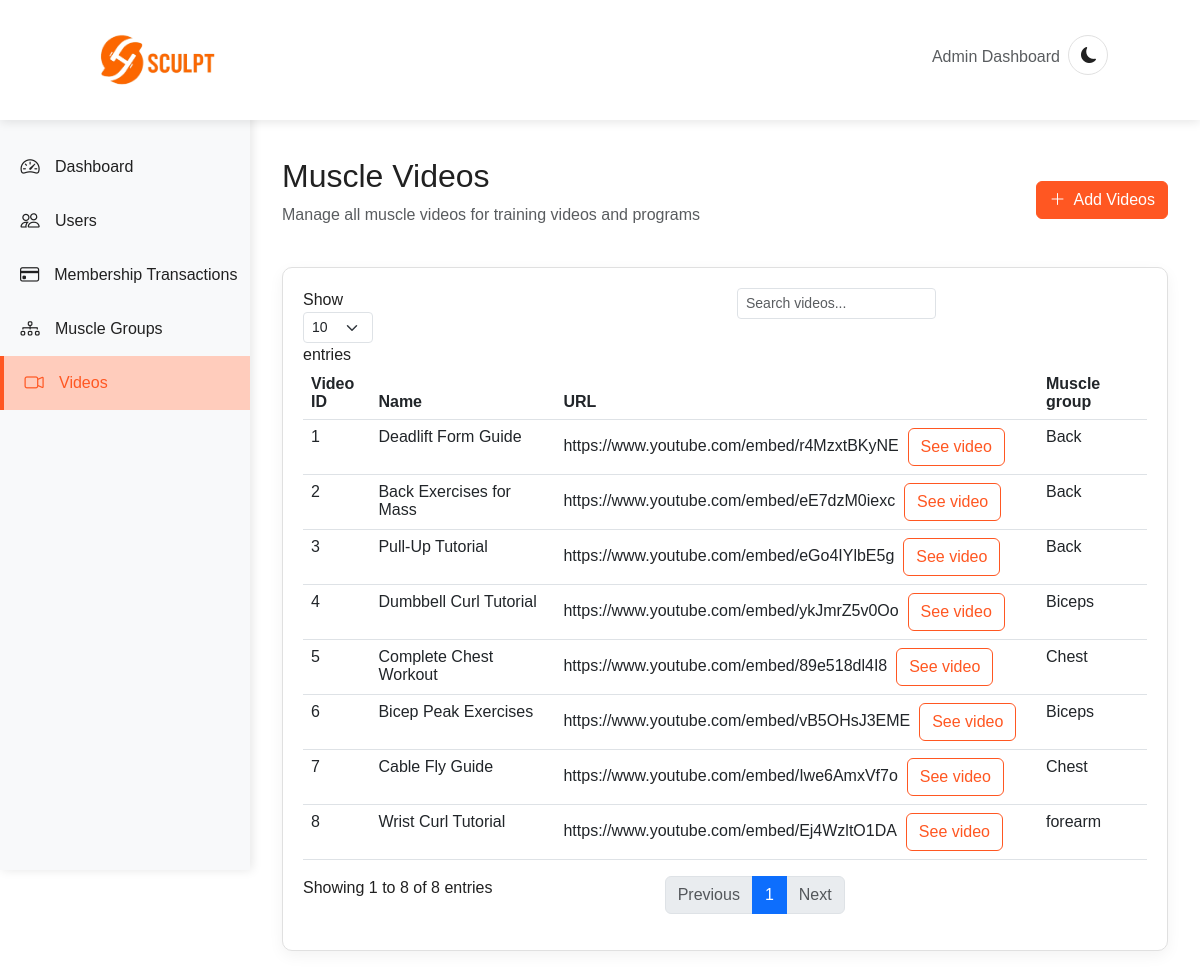
Screenshot of /admin_videos.php with the database file from the repository.
### tables this page shows
CREATE TABLE `muscle_videos` (
  `video_id` int(11) NOT NULL,
  `video_name` varchar(255) NOT NULL,
  `video_url` text NOT NULL,
  `muscle_group_id` int(11) NOT NULL
);

CREATE TABLE `muscle_group` (
  `muscle_id` int(11) NOT NULL,
  `muscle_name` varchar(255) NOT NULL,
  `muscle_desc` text NOT NULL,
  `muscle_image` varchar(255) NOT NULL
);

### admin_videos.php (the view, shortened to what this page needs)
<?php
include_once './db_connect.php';
$sql = "SELECT * FROM muscle_videos";
$vids = mysqli_query($conn, $sql);
?>
<html lang="en">
<head>
    <link href="https://cdn.jsdelivr.net/npm/bootstrap@5.3.0/dist/css/bootstrap.min.css" rel="stylesheet">
    <link rel="stylesheet" href="https://cdn.jsdelivr.net/npm/bootstrap-icons@1.10.0/font/bootstrap-icons.css">
    <link rel="stylesheet" href="./CSS/admin_dashboard.css">
</head>
<body class="light-mode">
    <div class="sidebar" id="sidebar">
        <ul class="sidebar-menu">
            <li class="sidebar-menu-item">
                <a href="./admin_dashboard.php" class="sidebar-menu-link">
                    <i class="bi bi-speedometer2 sidebar-menu-icon"></i>
                    <span class="sidebar-menu-text">Dashboard</span>
                </a>
            </li>
            <li class="sidebar-menu-item">
                <a href="./admin_users.php" class="sidebar-menu-link">
                    <i class="bi bi-people sidebar-menu-icon"></i>
                    <span class="sidebar-menu-text">Users</span>
                </a>
            </li>
            <li class="sidebar-menu-item">
                <a href="./admin_membership_transaction.php" class="sidebar-menu-link">
                    <i class="bi bi-credit-card sidebar-menu-icon"></i>
                    <span class="sidebar-menu-text">Membership Transactions</span>
                </a>
            </li>
            <li class="sidebar-menu-item">
                <a href="./admin_muscle.php" class="sidebar-menu-link">
                    <i class="bi bi-diagram-3 sidebar-menu-icon"></i>
                    <span class="sidebar-menu-text">Muscle Groups</span>
                </a>
            </li>
            <li class="sidebar-menu-item">
                <a href="#" class="sidebar-menu-link active">
                    <i class="bi bi-camera-video sidebar-menu-icon"></i>
                    <span class="sidebar-menu-text">Videos</span>
                </a>
            </li>
        </ul>
    </div>
    <nav class="navbar navbar-expand-lg fixed-top">
        <div class="container-fluid">
            <a class="navbar-brand ms-5 ps-4" href="#"><img src="./Images/loho.png" alt="logo" style="max-height: 10vh;"></a>
            <div style="display: flex; justify-content: space-between; align-self: center; min-width: 15vw; padding-right: 5rem;">
                <p class="text-muted" style="padding-top: 10px;">Admin Dashboard</p>
                <button id="theme-toggle" class="btn rounded-circle ms-2">
                    <i class="bi bi-moon-fill"></i>
                </button>
            </div>
        </div>
    </nav>
    <div class="main-content" id="main-content">
        <div class="container-fluid" style="margin-top: 2rem;">
            <div class="row mb-4">
                <div class="col-12 d-flex justify-content-between align-items-center">
                    <div>
                        <h2>Muscle Videos</h2>
                        <p class="text-muted">Manage all muscle videos for training videos and programs</p>
                    </div>
                    <div>
                        <a href="./admin_add_video.php" class="btn btn-primary">
                            <i class="bi bi-plus-lg me-2"></i>Add Videos
                        </a>
                    </div>
                </div>
            </div>
            <div class="row">
                <div class="col-12">
                    <div class="dashboard-card">
                        <div class="table-responsive">
                            <table id="videosTable" class="table table-hover">
                                <thead>
                                    <tr>
                                        <th>Video ID</th>
                                        <th>Name</th>
                                        <th>URL</th>
                                        <th>Muscle group</th>
                                    </tr>
                                </thead>
                                <tbody>
                                    <?php
                                    if (mysqli_num_rows($vids) > 0) {
                                        while ($vid = mysqli_fetch_assoc($vids)) { ?>
                                            <tr>
                                                <td><?= $vid['video_id']; ?></td>
                                                <td><?= $vid['video_name']; ?></td>
                                                <td><?= $vid['video_url']; ?>&nbsp; <a href="<?= $vid['video_url']; ?>" target="_blank" class="btn urlButton">See video</a></td>
                                                <td>
                                                    <?php
                                                        $m_id = $vid['muscle_group_id'];
                                                        $muscle = mysqli_query($conn, "SELECT * FROM muscle_group WHERE muscle_id = '$m_id'");
                                                        $muscle = mysqli_fetch_assoc($muscle);
                                                        echo $muscle['muscle_name'];
                                                    ?>
                                                </td>
                                            </tr>
                                    <?php
                                        }
                                    }
                                    ?>
                                </tbody>
                            </table>
                        </div>
                    </div>
                </div>
            </div>
        </div>
    </div>
</body>
</html>

### CSS/admin_dashboard.css (style rules this page uses)
:root { --primary-color: #ff5722; --primary-dark: #e64a19; --primary-light: #ffccbc; --secondary-color: #212121; --light-color: #f5f5f5; --dark-color: #121212; --text-light: #f5f5f5; --text-dark: #212121; --gray-light: #f0f0f0; --gray-dark: #333333; --transition: all 0.3s ease; }
body.light-mode { --bg-color: #ffffff; --text-color: #212121; --card-bg: #ffffff; --card-border: #e0e0e0; --navbar-bg: rgba(255, 255, 255, 0.95); --footer-bg: #212121; --footer-text: #f5f5f5; --sidebar-bg: #f8f9fa; --sidebar-hover: #f0f0f0; --sidebar-active: #ff5722; --sidebar-active-bg: #ffccbc; }
body { font-family: "Poppins", sans-serif; background-color: var(--bg-color); color: var(--text-color); transition: var(--transition); min-height: 100vh; }
.navbar { background-color: var(--navbar-bg); box-shadow: 0 2px 10px rgba(0, 0, 0, 0.1); transition: var(--transition); padding: 15px 0; z-index: 1030; }
.navbar-brand { color: var(--primary-color) !important; font-weight: bold; font-size: 1.5rem; }
#theme-toggle { width: 40px; height: 40px; background-color: var(--card-bg); border: 1px solid var(--card-border); color: var(--text-color); transition: var(--transition); }
.sidebar { position: fixed; top: 0; left: 0; height: 100vh; width: 250px; background-color: var(--sidebar-bg); transition: var(--transition); z-index: 1040; padding-top: 70px; box-shadow: 2px 0 10px rgba(0, 0, 0, 0.1); }
.sidebar-menu { list-style: none; padding: 0; margin: 0; }
.sidebar-menu-item { padding: 0; transition: var(--transition); }
.sidebar-menu-link { display: flex; align-items: center; padding: 15px 20px; color: var(--text-color); text-decoration: none; transition: var(--transition); white-space: nowrap; overflow: hidden; }
.sidebar-menu-link.active { background-color: var(--sidebar-active-bg); color: var(--sidebar-active); border-left: 4px solid var(--primary-color); }
.sidebar-menu-icon { font-size: 1.2rem; margin-right: 15px; width: 20px; text-align: center; }
.main-content { margin-left: 250px; padding: 125px 20px 20px; transition: var(--transition); min-height: 100vh; }
.dashboard-card { background-color: var(--card-bg); border-radius: 10px; box-shadow: 0 5px 15px rgba(0, 0, 0, 0.05); padding: 20px; margin-bottom: 20px; transition: var(--transition); border: 1px solid var(--card-border); }
@media (min-width: 992px) { .sidebar { z-index: 0; top: 70px; } }

### admin_videos.php (style rules this page uses)
.btn-primary { background-color: var(--primary-color); border-color: var(--primary-color); }
.urlButton { border: 1px solid var(--primary-color); color: var(--primary-color); }

### rows the page displays
muscle_videos: video_id "1", video_name "Deadlift Form Guide", video_url "https://www.youtube.com/embed/r4MzxtBKyNE", muscle_group.muscle_name "Back"
muscle_videos: video_id "2", video_name "Back Exercises for Mass", video_url "https://www.youtube.com/embed/eE7dzM0iexc", muscle_group.muscle_name "Back"
muscle_videos: video_id "3", video_name "Pull-Up Tutorial", video_url "https://www.youtube.com/embed/eGo4IYlbE5g", muscle_group.muscle_name "Back"
muscle_videos: video_id "4", video_name "Dumbbell Curl Tutorial", video_url "https://www.youtube.com/embed/ykJmrZ5v0Oo", muscle_group.muscle_name "Biceps"
muscle_videos: video_id "5", video_name "Complete Chest Workout", video_url "https://www.youtube.com/embed/89e518dl4I8", muscle_group.muscle_name "Chest"
muscle_videos: video_id "6", video_name "Bicep Peak Exercises", video_url "https://www.youtube.com/embed/vB5OHsJ3EME", muscle_group.muscle_name "Biceps"
muscle_videos: video_id "7", video_name "Cable Fly Guide", video_url "https://www.youtube.com/embed/Iwe6AmxVf7o", muscle_group.muscle_name "Chest"
muscle_videos: video_id "8", video_name "Wrist Curl Tutorial", video_url "https://www.youtube.com/embed/Ej4WzltO1DA", muscle_group.muscle_name "forearm"
